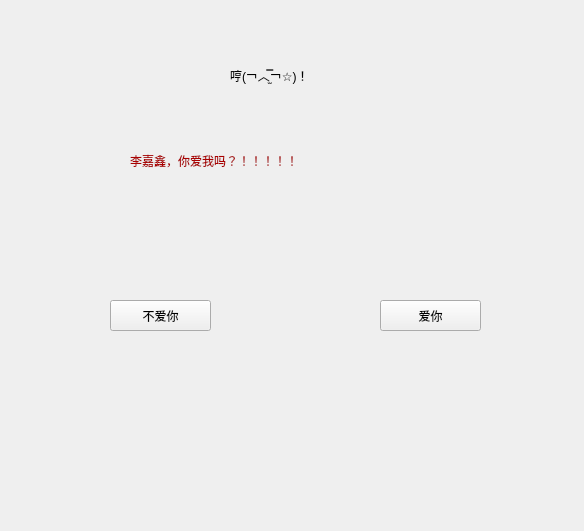
<?xml version="1.0" encoding="UTF-8"?>
<ui version="4.0">
 <class>Form</class>
 <widget class="QWidget" name="Form">
  <property name="geometry">
   <rect>
    <x>0</x>
    <y>0</y>
    <width>584</width>
    <height>531</height>
   </rect>
  </property>
  <property name="windowTitle">
   <string>Form</string>
  </property>
  <widget class="QLabel" name="label">
   <property name="geometry">
    <rect>
     <x>230</x>
     <y>60</y>
     <width>181</width>
     <height>31</height>
    </rect>
   </property>
   <property name="styleSheet">
    <string notr="true">font: 18pt &quot;华文中宋&quot;;</string>
   </property>
   <property name="text">
    <string>哼(￢︿̫̿￢☆)！</string>
   </property>
  </widget>
  <widget class="QLabel" name="label_2">
   <property name="geometry">
    <rect>
     <x>130</x>
     <y>150</y>
     <width>261</width>
     <height>21</height>
    </rect>
   </property>
   <property name="styleSheet">
    <string notr="true">color: rgb(170, 0, 0);
font: 14pt &quot;方正粗黑宋简体&quot;;</string>
   </property>
   <property name="text">
    <string>李嘉鑫，你爱我吗？！！！！！</string>
   </property>
  </widget>
  <widget class="QPushButton" name="pushButton">
   <property name="geometry">
    <rect>
     <x>110</x>
     <y>300</y>
     <width>101</width>
     <height>31</height>
    </rect>
   </property>
   <property name="styleSheet">
    <string notr="true">text-align : center;
                     background-color : white;
                     font: bold;
                     border-color: gray;
                     border-width: 2px;
                     border-radius: 10px;
                     padding: 6px;
                     height : 14px;
                     border-style: outset;
                     font : 14px;}
                     QPushButton:pressed
                     {text-align : center;
                     background-color : light gray;
                     font: bold;
                     border-color: gray;
                     border-width: 2px;
                     border-radius: 10px;
                     padding: 6px;
                     height : 14px;
                     border-style: outset;
                     font : 14px;
</string>
   </property>
   <property name="text">
    <string>不爱你</string>
   </property>
  </widget>
  <widget class="QPushButton" name="move_btn">
   <property name="geometry">
    <rect>
     <x>380</x>
     <y>300</y>
     <width>101</width>
     <height>31</height>
    </rect>
   </property>
   <property name="styleSheet">
    <string notr="true">text-align : center;
                     background-color : white;
                     font: bold;
                     border-color: gray;
                     border-width: 2px;
                     border-radius: 10px;
                     padding: 6px;
                     height : 14px;
                     border-style: outset;
                     font : 14px;}
                     QPushButton:pressed
                     {text-align : center;
                     background-color : light gray;
                     font: bold;
                     border-color: gray;
                     border-width: 2px;
                     border-radius: 10px;
                     padding: 6px;
                     height : 14px;
                     border-style: outset;
                     font : 14px;
</string>
   </property>
   <property name="text">
    <string>爱你</string>
   </property>
  </widget>
 </widget>
 <resources/>
 <connections/>
</ui>
